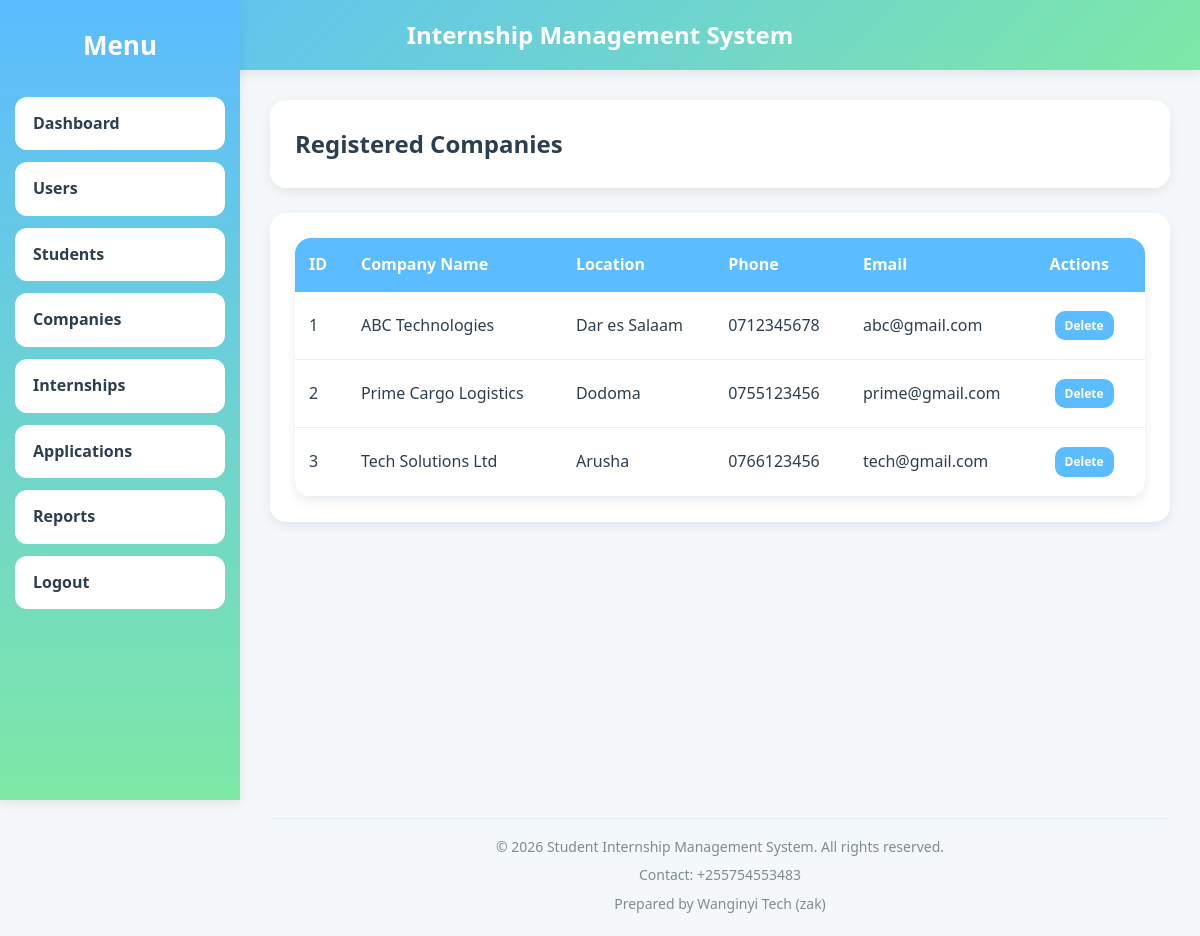
Page /frontend/admin/companies.php (signed in) on the committed database.
### tables this page shows
CREATE TABLE `companies` (
  `company_id` int(11) NOT NULL,
  `user_id` int(11) DEFAULT NULL,
  `company_name` varchar(150) DEFAULT NULL,
  `location` varchar(150) DEFAULT NULL,
  `phone` varchar(20) DEFAULT NULL
);

CREATE TABLE `users` (
  `user_id` int(11) NOT NULL,
  `full_name` varchar(100) DEFAULT NULL,
  `email` varchar(100) DEFAULT NULL,
  `password` varchar(255) DEFAULT NULL,
  `role` enum('student','company','admin') DEFAULT NULL,
  `created_at` timestamp NOT NULL DEFAULT current_timestamp()
);

### backend/classes/company.php (called while the page is built, shortened)
<?php
require_once __DIR__ . "/../config/database.php";
class Company
{
    private $conn;
    public function __construct()
    {
        $database = new Database();
        $this->conn = $database->connect();
    }
    public function getCompanies()
    {
        $sql = "SELECT c.*,u.email
                FROM companies c
                JOIN users u
                ON c.user_id=u.user_id
                ORDER BY company_name ASC";
        $stmt = $this->conn->prepare($sql);
        $stmt->execute();
        return $stmt;
    }
}

### backend/config/database.php (called while the page is built, shortened)
<?php
class Database
{
    private $host;
    private $dbname;
    private $username;
    private $password;
    public function __construct()
    {
        $this->host = getenv('DB_HOST') ?: 'localhost';
        $this->dbname = getenv('DB_NAME') ?: 'internship_db';
        $this->username = getenv('DB_USERNAME') ?: 'root';
        $this->password = getenv('DB_PASSWORD') ?: '';
    }
    public function connect()
    {
        try {
            $this->conn = new PDO(
                "mysql:host={$this->host};dbname={$this->dbname}",
                $this->username,
                $this->password
            );
            $this->conn->setAttribute(
                PDO::ATTR_ERRMODE,
                PDO::ERRMODE_EXCEPTION
            );
            return $this->conn;
        } catch(PDOException $e) {
            die("Connection Failed: " . $e->getMessage());
        }
    }
}

### frontend/admin/companies.php (the view, shortened to what this page needs)
<?php
require_once "../../backend/config/database.php";
require_once "../../backend/classes/company.php";
$companyObj = new Company();
$companies = $companyObj->getCompanies();
include "../layouts/header.php";
include "../layouts/sidebar.php";
?>
<div class="card">
    <h2>Registered Companies</h2>
</div>
<div class="card">
    <table>
        <thead>
        <tr>
            <th>ID</th>
            <th>Company Name</th>
            <th>Location</th>
            <th>Phone</th>
            <th>Email</th>
            <th>Actions</th>
        </tr>
        </thead>
        <tbody>
        <?php while ($row = $companies->fetch(PDO::FETCH_ASSOC)): ?>
            <tr>
                <td><?= htmlspecialchars($row['company_id']) ?></td>
                <td><?= htmlspecialchars($row['company_name']) ?></td>
                <td><?= htmlspecialchars($row['location'] ?? 'N/A') ?></td>
                <td><?= htmlspecialchars($row['phone'] ?? 'N/A') ?></td>
                <td><?= htmlspecialchars($row['email'] ?? 'N/A') ?></td>
                <td>
                    <a href="companies.php?delete=<?php echo $row['company_id']; ?>"
                       onclick="return confirm('Delete this company?');"
                       class="btn btn-danger" style="padding:5px 10px;font-size:12px;">Delete</a>
                </td>
            </tr>
        <?php endwhile; ?>
        </tbody>
    </table>
</div>
<?php include "../layouts/footer.php"; ?>

### frontend/assets/css/style.css (style rules this page uses)
:root { --primary: #5bbcff; --primary-light: #87d5ff; --secondary: #7ee8a6; --success: #27ae60; --warning: #f39c12; --danger: #e74c3c; --white: #ffffff; --bg: #f4f8fb; --text: #2c3e50; --text-light: #7f8c8d; --border: #e5edf5; --sidebar-width: 240px; --radius: 16px; --shadow: 0 4px 12px rgba(0, 0, 0, 0.08); --shadow-hover: 0 12px 30px rgba(0, 0, 0, 0.12); --transition: 0.3s ease; }
* { margin: 0; padding: 0; box-sizing: border-box; }
html, body { height: 100%; overflow-x: hidden; }
body { font-family: "Segoe UI", sans-serif; background: var(--bg); color: var(--text); line-height: 1.6; }
.card { background: white; padding: 25px; margin-bottom: 25px; border-radius: var(--radius); box-shadow: var(--shadow); transition: var(--transition); max-width: 900px; width: 100%; overflow-x: auto; }
.btn { display: inline-block; padding: 12px 22px; margin: 5px; border: none; border-radius: 10px; cursor: pointer; text-decoration: none; font-weight: 600; background: var(--primary); color: white; transition: var(--transition); }
table { width: 100%; border-collapse: collapse; background: white; border-radius: var(--radius); overflow: hidden; box-shadow: var(--shadow); table-layout: auto; }
table th { background: var(--primary); color: white; padding: 14px; text-align: left; }
table td { padding: 14px; border-bottom: 1px solid var(--border); overflow-wrap: anywhere; }

### rows in the picture
companies: company_id "1", company_name "ABC Technologies", location "Dar es Salaam", phone "0712345678", user.email "abc@gmail.com"
companies: company_id "2", company_name "Prime Cargo Logistics", location "Dodoma", phone "0755123456", user.email "prime@gmail.com"
companies: company_id "3", company_name "Tech Solutions Ltd", location "Arusha", phone "0766123456", user.email "tech@gmail.com"
